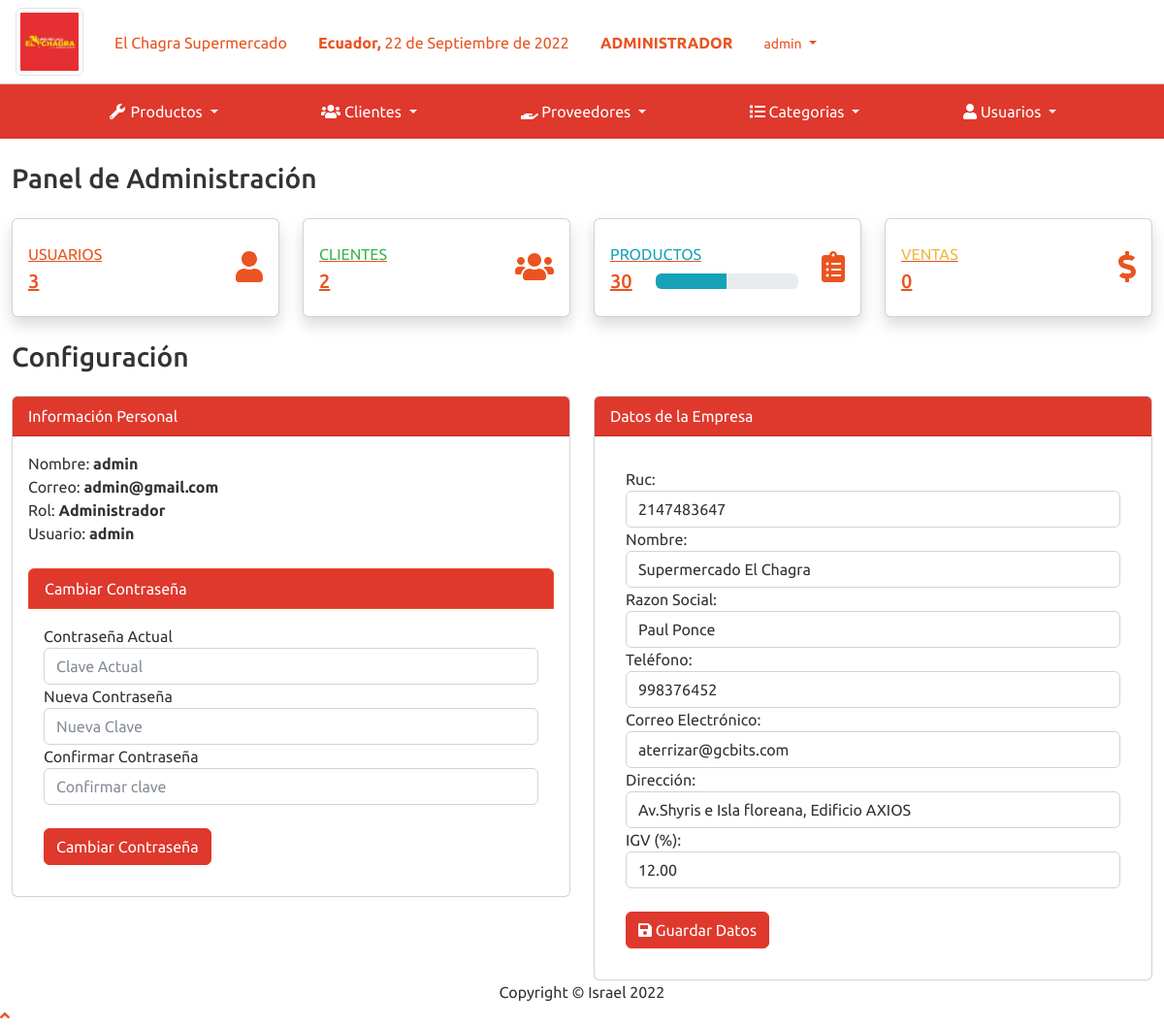
Screenshot of /sistema/ (signed in) with the database file from the repository.
### tables this page shows
CREATE TABLE `configuracion` (
  `id` int(11) NOT NULL,
  `dni` int(11) NOT NULL,
  `nombre` varchar(100) NOT NULL,
  `razon_social` varchar(100) NOT NULL,
  `telefono` int(11) NOT NULL,
  `email` varchar(100) NOT NULL,
  `direccion` text NOT NULL,
  `igv` decimal(10,2) NOT NULL
);

### sistema/index.php (the view, shortened to what this page needs)
<?php include_once "includes/header.php"; ?>
<div class="container-fluid">
	<div class="d-sm-flex align-items-center justify-content-between mb-4">
		<?php if($_SESSION['rol']==1){?><h1 class="h3 mb-0 text-gray-800">Panel de Administración</h1><?php }else{
			?><h1 class="h3 mb-0 text-gray-800">Panel de Ventas</h1> <?php }?>
	</div>
	<div class="row">
		<?php if($_SESSION['rol']==1){?>
		<a class="col-xl-3 col-md-6 mb-4" href="lista_usuarios.php">
			<div class="card border-left-primary shadow h-100 py-2">
				<div class="card-body">
					<div class="row no-gutters align-items-center">
						<div class="col mr-2">
							<div class="text-xs font-weight-bold text-primary text-uppercase mb-1">Usuarios</div>
							<div class="h5 mb-0 font-weight-bold text-gray-800"><?php echo $data['usuarios']; ?></div>
						</div>
						<div class="col-auto">
							<i class="fas fa-user fa-2x text-gray-300"></i>
						</div>
					</div>
				</div>
			</div>
		</a>
		<?php }?>
		<a class="col-xl-3 col-md-6 mb-4" href="lista_cliente.php">
			<div class="card border-left-success shadow h-100 py-2">
				<div class="card-body">
					<div class="row no-gutters align-items-center">
						<div class="col mr-2">
							<div class="text-xs font-weight-bold text-success text-uppercase mb-1">Clientes</div>
							<div class="h5 mb-0 font-weight-bold text-gray-800"><?php echo $data['clientes']; ?></div>
						</div>
						<div class="col-auto">
							<i class="fas fa-users fa-2x text-gray-300"></i>
						</div>
					</div>
				</div>
			</div>
		</a>
		<a class="col-xl-3 col-md-6 mb-4" href="lista_productos.php">
			<div class="card border-left-info shadow h-100 py-2">
				<div class="card-body">
					<div class="row no-gutters align-items-center">
						<div class="col mr-2">
							<div class="text-xs font-weight-bold text-info text-uppercase mb-1">Productos</div>
							<div class="row no-gutters align-items-center">
								<div class="col-auto">
									<div class="h5 mb-0 mr-3 font-weight-bold text-gray-800"><?php echo $data['productos']; ?></div>
								</div>
								<div class="col">
									<div class="progress progress-sm mr-2">
										<div class="progress-bar bg-info" role="progressbar" style="width: 50%" aria-valuenow="50" aria-valuemin="0" aria-valuemax="100"></div>
									</div>
								</div>
							</div>
						</div>
						<div class="col-auto">
							<i class="fas fa-clipboard-list fa-2x text-gray-300"></i>
						</div>
					</div>
				</div>
			</div>
		</a>
		<a class="col-xl-3 col-md-6 mb-4" href="ventas.php">
			<div class="card border-left-warning shadow h-100 py-2">
				<div class="card-body">
					<div class="row no-gutters align-items-center">
						<div class="col mr-2">
							<div class="text-xs font-weight-bold text-warning text-uppercase mb-1">Ventas</div>
							<div class="h5 mb-0 font-weight-bold text-gray-800"><?php echo $data['ventas']; ?></div>
						</div>
						<div class="col-auto">
							<i class="fas fa-dollar-sign fa-2x text-gray-300"></i>
						</div>
					</div>
				</div>
			</div>
		</a>
	</div>
	<div class="d-sm-flex align-items-center justify-content-between mb-4">
		<h1 class="h3 mb-0 text-gray-800">Configuración</h1>
	</div>
	<div class="row">
		<div class="col-lg-6">
			<div class="card">
				<div class="card-header bg-danger bg-primary text-white">
					Información Personal
				</div>
				<div class="card-body">
					<div class="form-group">
						<label>Nombre: <strong><?php echo $_SESSION['nombre']; ?></strong></label>
					</div>
					<div class="form-group">
						<label>Correo: <strong><?php echo $_SESSION['email']; ?></strong></label>
					</div>
					<div class="form-group">
						<label>Rol: <strong><?php echo $_SESSION['rol_name']; ?></strong></label>
					</div>
					<div class="form-group">
						<label>Usuario: <strong><?php echo $_SESSION['user']; ?></strong></label>
					</div><br>
					<ul class="list-group">
						<li class="list-group-item active bg-danger">Cambiar Contraseña</li>
						<form action="" method=" post" name="frmChangePass" id="frmChangePass" class="p-3">
							<div class="form-group">
								<label>Contraseña Actual</label>
								<input type="password" name="actual" id="actual" placeholder="Clave Actual" required class="form-control">
							</div>
							<div class="form-group">
								<label>Nueva Contraseña</label>
								<input type="password" name="nueva" id="nueva" placeholder="Nueva Clave" required class="form-control">
							</div>
							<div class="form-group">
								<label>Confirmar Contraseña</label>
								<input type="password" name="confirmar" id="confirmar" placeholder="Confirmar clave" required class="form-control"><br>
							</div>
							<div>
								<button type="submit" class="btn btn-primary btnChangePass btn-danger">Cambiar Contraseña</button>
							</div>
						</form>
					</ul>
				</div>
			</div>
		</div>
		<?php if ($_SESSION['rol'] == 1) { ?>
			<div class="col-lg-6">
				<div class="card">
					<div class="card-header bg-danger text-white">
						Datos de la Empresa
					</div>
					<div class="card-body">
						<form action="empresa.php" method="post" id="frmEmpresa" class="p-3">
							<div class="form-group">
								<label>Ruc:</label>
								<input type="number" name="txtDni" value="<?php echo $dni; ?>" id="txtDni" placeholder="Dni de la Empresa" required class="form-control">
							</div>
							<div class="form-group">
								<label>Nombre:</label>
								<input type="text" name="txtNombre" class="form-control" value="<?php echo $nombre_empresa; ?>" id="txtNombre" placeholder="Nombre de la Empresa" required class="form-control">
							</div>
							<div class="form-group">
								<label>Razon Social:</label>
								<input type="text" name="txtRSocial" class="form-control" value="<?php echo $razonSocial; ?>" id="txtRSocial" placeholder="Razon Social de la Empresa">
							</div>
							<div class="form-group">
								<label>Teléfono:</label>
								<input type="number" name="txtTelEmpresa" class="form-control" value="<?php echo $telEmpresa; ?>" id="txtTelEmpresa" placeholder="teléfono de la Empresa" required>
							</div>
							<div class="form-group">
								<label>Correo Electrónico:</label>
								<input type="email" name="txtEmailEmpresa" class="form-control" value="<?php echo $emailEmpresa; ?>" id="txtEmailEmpresa" placeholder="Correo de la Empresa" required>
							</div>
							<div class="form-group">
								<label>Dirección:</label>
								<input type="text" name="txtDirEmpresa" class="form-control" value="<?php echo $dirEmpresa; ?>" id="txtDirEmpresa" placeholder="Dirreción de la Empresa" required>
							</div>
							<div class="form-group">
								<label>IGV (%):</label>
								<input type="text" name="txtIgv" class="form-control" value="<?php echo $igv; ?>" id="txtIgv" placeholder="IGV de la Empresa" required><br>
							</div>
							<div>
								<button type="submit" class="btn btn-danger btnChangePass"><i class="fas fa-save"></i> Guardar Datos</button>
							</div>
						</form>
					</div>
				</div>
			</div>
		<?php } ?>
	</div>
</div>
</div>
<?php include_once "includes/footer.php"; ?>

### rows the page displays
configuracion: txtDni "2147483647", txtNombre "Supermercado El Chagra", txtRSocial "Paul Ponce", txtTelEmpresa "998376452", txtEmailEmpresa "aterrizar@gcbits.com", txtDirEmpresa "Av.Shyris e Isla floreana, Edificio AXIOS", txtIgv "12.00"

### other values shown
fechaPeru() "22 de Septiembre de 2022"
$_SESSION['nombre'] "admin"
$data['usuarios'] "3"
$data['clientes'] "2"
$data['productos'] "30"
$data['ventas'] "0"
$_SESSION['email'] "admin@gmail.com"
$_SESSION['rol_name'] "Administrador"
$_SESSION['user'] "admin"
